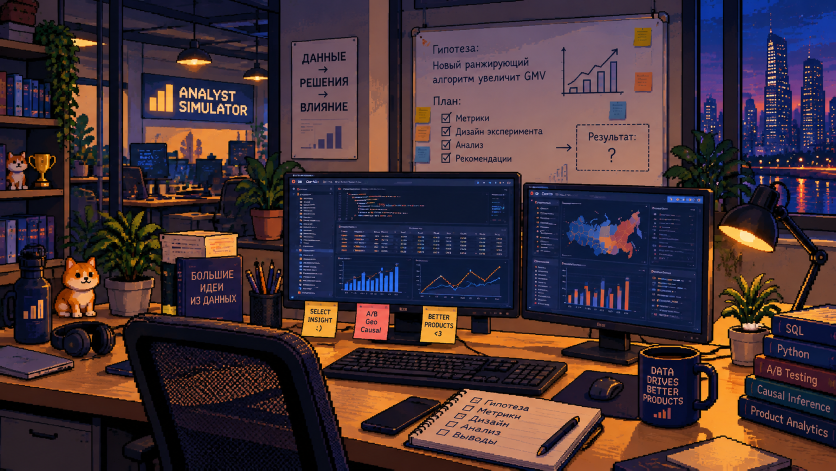
#> input picture images/backgrounds/bg_analytics.png, 1672 x 941 px (shown at 1/2 size); its folder holds only this picture in this run
$ python optimize_assets.py
#> lines starting #> are read from the running program, lines starting #| are printed output that depends on the picture
from pathlib import Path
from PIL import Image

ROOT = Path(__file__).resolve().parents[1]
IMAGE_ROOT = ROOT / "images"

def max_width(path: Path) -> int:
    rel = path.relative_to(IMAGE_ROOT).as_posix()
    if rel.startswith("characters/"):
        return 700
    return 1600

converted = 0
for source in IMAGE_ROOT.rglob("*.png"):
    target = source.with_suffix(".webp")
    try:
        with Image.open(source) as image:
#> image is the input picture: PIL image 1672x941 RGB; mean R, G, B 67.8, 49.4, 54.7
            image.load()
            image.thumbnail((max_width(source), 1600), Image.Resampling.LANCZOS)
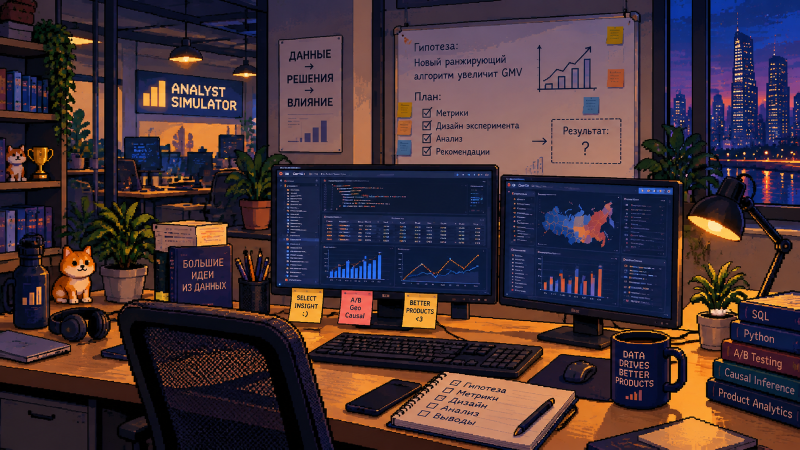
#> image: PIL image 1600x900 RGB (shown at 1/2 size); mean R, G, B 67.8, 49.4, 54.7
            image.save(target, "WEBP", quality=82, method=6)
        converted += 1
        print(f"{source.relative_to(ROOT)} -> {target.relative_to(ROOT)}")
    except Exception as exc:
        raise RuntimeError(f"Failed to convert {source}: {exc}") from exc
#> pass 2 of the loop `for source in IMAGE_ROOT.rglob("*.png"):`:
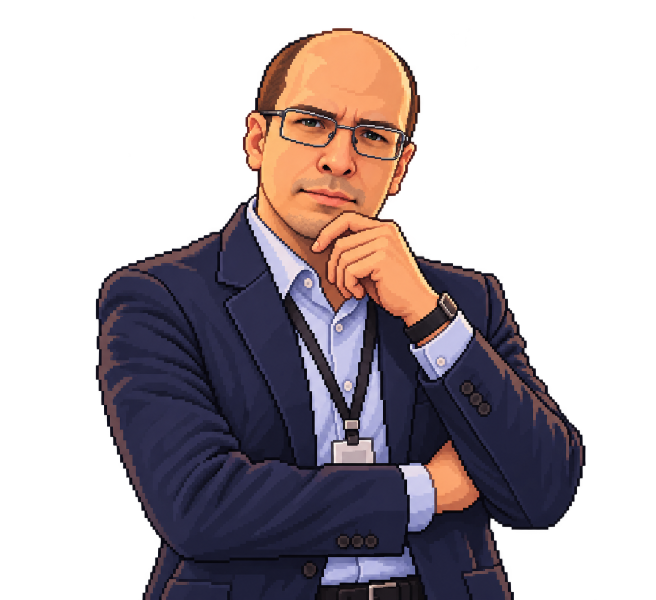
#> input picture images/characters/alexandr_think.png, 1312 x 1199 px (shown at 1/2 size)
#> image is the input picture: PIL image 1312x1199 RGBA; mean R, G, B, A 41.2, 32.3, 36.5, 114
#> `image.thumbnail((max_width(source), 1600), Image.Resampling.LANCZOS)`:
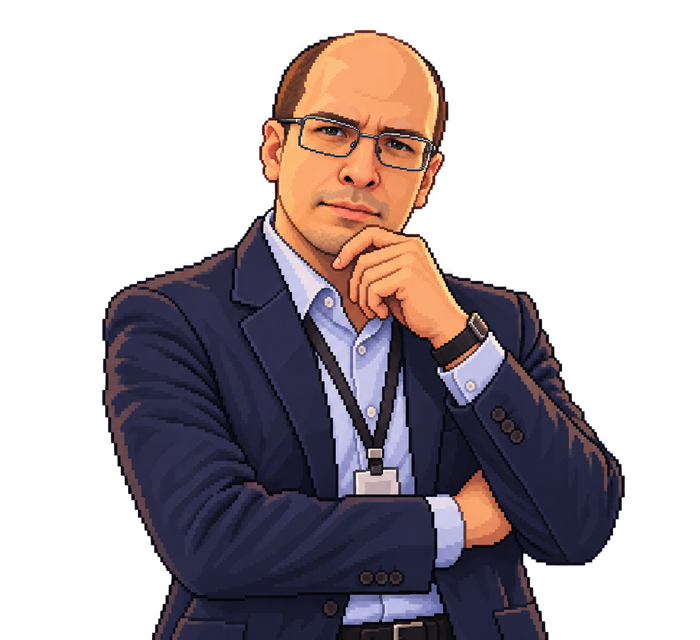
#> image: PIL image 700x640 RGBA; mean R, G, B, A 41, 32.2, 36.2, 114.1; transparent parts drawn white

print(f"Generated {converted} WebP assets.")
